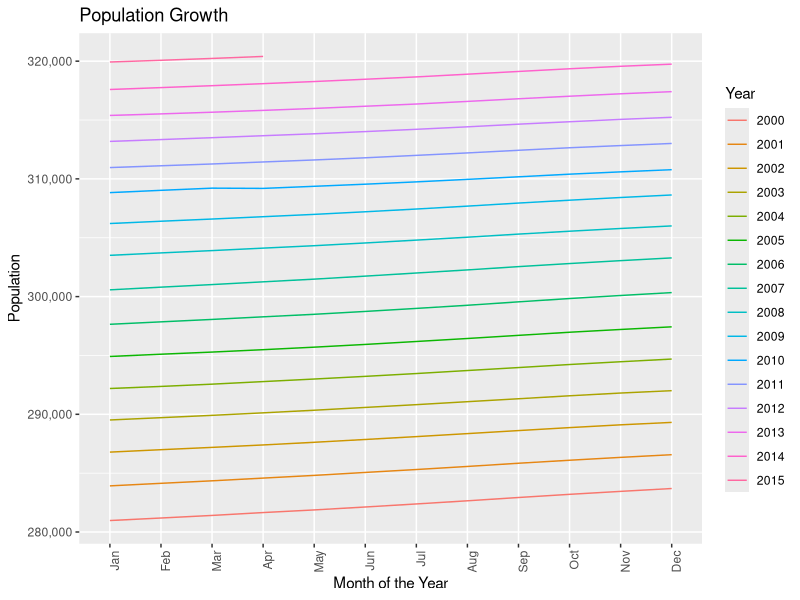

Recreate this plot in R.
# loading ggplot2
require(ggplot2)
require(lubridate)

# loading data
data(economics, package = "ggplot2")

head(economics)

# creating new elements on economics dataset
  # extracting the month from date and storing them as date variable,
  # label = TRUE is to get the month as name field instead of number
economics$month <- month(economics$date, label = TRUE)
  # extracting year from date and storing it as year in economics
economics$year <- year(economics$date)

head(economics)

# which is like where clause to filter out data and the second argument is for
# the list columns, since we want all of them just placing a comma
econ2000 <- economics[which(economics$year >= 2000),]
head(econ2000)

nrow(econ2000) # Has 87 rows
nrow(economics) # Has 478 rows

# loading sclaes library
require(scales)

# loading data to ggplot
g <- ggplot(econ2000, aes(x = month, y = pop)) 

# drawing lines by grouping year
g <- g + geom_line(aes(color=factor(year), group = year))

# changing the color 
g <- g + scale_color_discrete(name = "Year")

# formatting the labels on y axes
# comma is a values from scales package
g <- g + scale_y_continuous(labels = comma)

# adding labels to the graph
g <- g + labs(title="Population Growth", x = "Month of the Year", y = "Population")

# Changing the text orientation for labels on X and Y axis
# angle adjusts their alignment and hjust moves them to the right
g <- g + theme(axis.text.x = element_text(angle = 90, hjust = 1))
g
